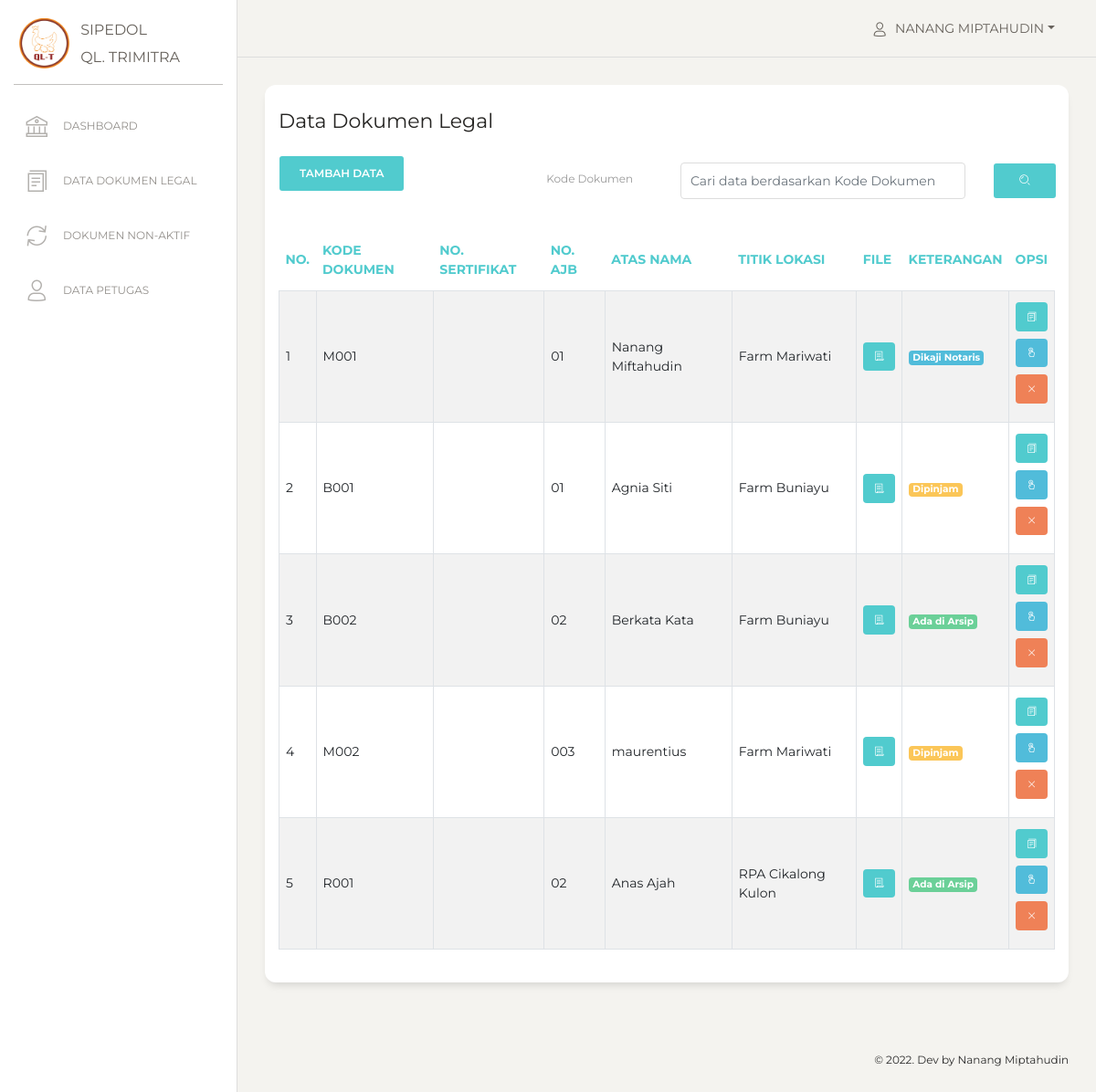
Page /view_legal/index.php (signed in) on the committed database.
### tables this page shows
CREATE TABLE `users` (
  `id` int(11) NOT NULL,
  `nama` varchar(255) NOT NULL,
  `email` varchar(255) NOT NULL,
  `username` varchar(255) NOT NULL,
  `password` varchar(255) NOT NULL,
  `role_id` int(11) NOT NULL,
  `date_created` date NOT NULL,
  `is_active` int(11) NOT NULL
);

CREATE TABLE `data_legal` (
  `id_legal` int(11) NOT NULL,
  `kode_dokumen` varchar(100) NOT NULL,
  `no_dokumen` varchar(100) NOT NULL,
  `no_hgb` varchar(100) NOT NULL,
  `no_ajb` varchar(100) NOT NULL,
  `luas_tanah` int(11) NOT NULL,
  `atas_nama` varchar(100) NOT NULL,
  `no_kuasa` varchar(100) NOT NULL,
  `titik_lokasi` int(11) NOT NULL,
  `file` varchar(255) NOT NULL,
  `status_dokumen` int(11) NOT NULL,
  `keterangan` varchar(256) NOT NULL,
  `date_created` date NOT NULL,
  `is_active` int(1) NOT NULL
);

CREATE TABLE `titik_lokasi` (
  `id_titik_lokasi` int(11) NOT NULL,
  `lokasi` varchar(100) NOT NULL,
  `date_created` date NOT NULL
);

CREATE TABLE `status_dokumen` (
  `id_status_dokumen` int(11) NOT NULL,
  `status` varchar(100) NOT NULL,
  `date_created` date NOT NULL
);

### functions.php (called while the page is built, shortened)
<?php
$conn = mysqli_connect("localhost", "root", "", "db_sipedol");
function query($query)
{
    global $conn;
    $result = mysqli_query($conn, $query);
    $rows = [];
    while ($row = mysqli_fetch_assoc($result)) {
        $rows[] = $row;
    }
    return $rows;
}

### view_legal/index.php (the view, shortened to what this page needs)
<?php
include "../view_template/header.php";
include "../view_template/sidebar.php";
include "../view_template/topbar.php";
if (!isset($_POST["search"])) {
    $legal = query("SELECT * FROM data_legal
                INNER JOIN titik_lokasi ON data_legal.titik_lokasi = titik_lokasi.id_titik_lokasi
                INNER JOIN status_dokumen ON data_legal.status_dokumen = status_dokumen.id_status_dokumen");
} else {
    $kode = $_POST["kode"];
    $legal = query("SELECT * FROM data_legal
                INNER JOIN titik_lokasi ON data_legal.titik_lokasi = titik_lokasi.id_titik_lokasi
                INNER JOIN status_dokumen ON data_legal.status_dokumen = status_dokumen.id_status_dokumen
                WHERE kode_dokumen LIKE '%$kode%'");
}
?>
<div class="content">
    <div class="row">
        <div class="col-md-12">
            <div class="card ">
                <div class="card-header ">
                    <h5 class="card-title">Data Dokumen Legal</h5>
                    <div class="row">
                        <div class="col-12 col-lg-4">
                            <a href="legal_add.php?titik_lokasi=1" class='btn btn-primary'>
                                <span>Tambah Data</span>
                            </a>
                        </div>
                        <div class="col-12 col-lg-8 pt-2">
                            <form action="" method="post">
                                <div class="form-group row align-items-center">
                                    <div class="col-3">
                                        <label for="kode">Kode Dokumen</label>
                                    </div>
                                    <div class="col-7">
                                        <input type="text" class="form-control" name="kode" id="kode" placeholder="Cari data berdasarkan Kode Dokumen">
                                    </div>
                                    <div class="col-2">
                                        <button type="submit" class="btn btn-primary w-100" name="search"><i class="nc-icon nc-zoom-split"></i></button>
                                    </div>
                                </div>
                            </form>
                        </div>
                    </div>
                </div>
                <div class="card-body ">
                    <div class="table-responsive">
                        <table class="table table-striped table-bordered table-sm">
                            <thead class=" text-primary">
                                <th>No.</th>
                                <th>Kode Dokumen</th>
                                <th>No. Sertifikat</th>
                                <th>No. AJB</th>
                                <th>Atas Nama</th>
                                <th>Titik Lokasi</th>
                                <th>File</th>
                                <th>Keterangan</th>
                                <th>Opsi</th>
                            </thead>
                            <tbody>
                                <?php $i = 1; ?>
                                <?php foreach ($legal as $l) : ?>
                                    <tr>
                                        <td><?= $i; ?></td>
                                        <td><?= $l["kode_dokumen"]; ?></td>
                                        <td><?= $l["no_sertifikat"]; ?></td>
                                        <td><?= $l["no_ajb"]; ?></td>
                                        <td><?= $l["atas_nama"]; ?></td>
                                        <td><?= $l["lokasi"]; ?></td>
                                        <td>
                                            <a class="badge bg-primary text-white" href="../dokumen/<?= $l["file"]; ?>" target="_blank"><i class="nc-icon nc-paper p-2"></i></a>
                                        </td>
                                        <td>
                                            <?php if ($l["id_status_dokumen"] == 1) : ?>
                                                <span class="badge bg-info text-white"><?= $l["status"]; ?></span>
                                            <?php elseif ($l["id_status_dokumen"] == 2) : ?>
                                                <span class="badge bg-success text-white"><?= $l["status"]; ?></span>
                                            <?php elseif ($l["id_status_dokumen"] == 3) : ?>
                                                <span class="badge bg-warning text-white"><?= $l["status"]; ?></span>
                                            <?php else : ?>
                                                <span class="badge bg-danger text-white"><?= $l["status"]; ?></span>
                                            <?php endif; ?>
                                        </td>
                                        <td>
                                            <a href="legal_detail.php?id=<?= $l["id_legal"] ?>" class="badge bg-primary text-white mb-2"><i class="nc-icon nc-single-copy-04 p-2"></i></a> <br>
                                            <a href="legal_edit.php?id=<?= $l["id_legal"] ?>" class="badge bg-info text-white mb-2"><i class="nc-icon nc-tap-01 p-2"></i></a><br>
                                            <a href="legal_delete.php?id=<?= $l["id_legal"] ?>" class="badge bg-danger text-white mb-2" onclick="return confirm('Yakin akan menghapus data dokumen : <?= $l['atas_nama']; ?> ?');"><i class="nc-icon nc-simple-remove p-2"></i></a>
                                        </td>
                                    </tr>
                                    <?php $i++; ?>
                                <?php endforeach; ?>
                            </tbody>
                        </table>
                    </div>
                </div>
            </div>
        </div>
    </div>
</div>
<?php include "../view_template/footer.php"; ?>

### view_template/topbar.php (shortened to what this page needs)
<nav class="navbar navbar-expand-lg navbar-absolute fixed-top navbar-transparent">
    <div class="container-fluid">
        <div class="navbar-wrapper">
            <a class="navbar-brand" href="javascript:;">Dashboard</a>
        </div>
        <div class="collapse navbar-collapse justify-content-end" id="navigation">
            <ul class="navbar-nav">
                <li class="nav-item btn-rotate dropdown">
                    <a class="nav-link dropdown-toggle" href="#" id="navbarDropdownMenuLink" data-toggle="dropdown" aria-haspopup="true" aria-expanded="false">
                        <i class="nc-icon nc-single-02"></i>
                        <p>
                            <span class="d-md-block"><?= $user["nama"]; ?></span>
                        </p>
                    </a>
                </li>
            </ul>
        </div>
    </div>
</nav>
<div class="wrapper ">
    <div class="main-panel">

### rows in the picture
users: nama "NANANG MIPTAHUDIN"
data_legal: kode_dokumen "M001", no_ajb "01", atas_nama "Nanang Miftahudin", titik_lokasi.lokasi "Farm Mariwati", status_dokumen.status "Dikaji Notaris"
data_legal: kode_dokumen "B001", no_ajb "01", atas_nama "Agnia Siti", titik_lokasi.lokasi "Farm Buniayu", status_dokumen.status "Dipinjam"
data_legal: kode_dokumen "B002", no_ajb "02", atas_nama "Berkata Kata", titik_lokasi.lokasi "Farm Buniayu", status_dokumen.status "Ada di Arsip"
data_legal: kode_dokumen "M002", no_ajb "003", atas_nama "maurentius", titik_lokasi.lokasi "Farm Mariwati", status_dokumen.status "Dipinjam"
data_legal: kode_dokumen "R001", no_ajb "02", atas_nama "Anas Ajah", titik_lokasi.lokasi "RPA Cikalong Kulon", status_dokumen.status "Ada di Arsip"
